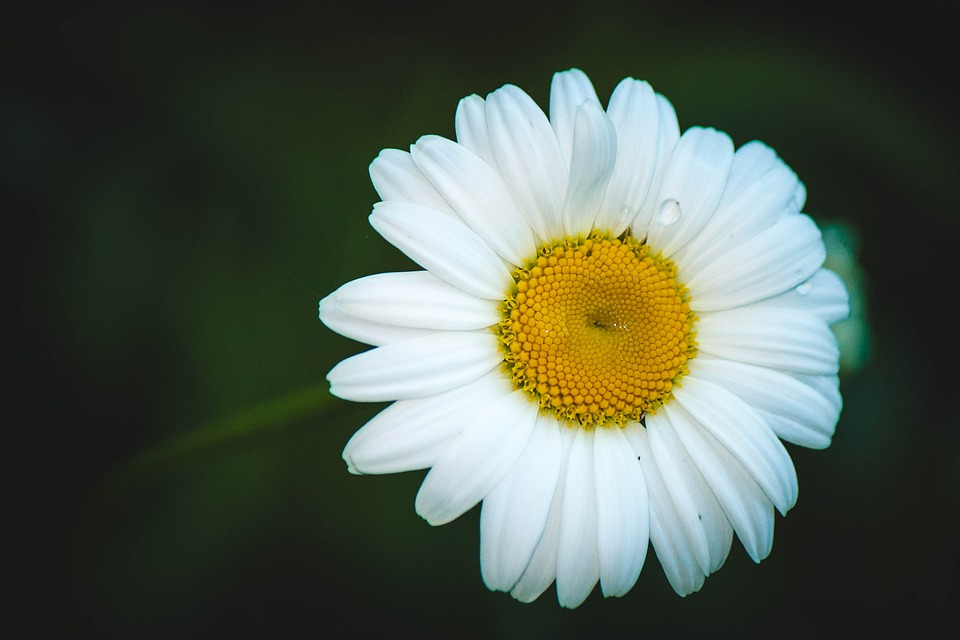
#> input picture 24-7-2020_IP_Task_Khushboo_Mundada/daisy_flower.jpg, 960 x 640 px, found by its file name
$ python TASK_IP_2.py
#> lines starting #> are read from the running program, lines starting #| are printed output that depends on the picture; after the words box and inside, x2 and y2 are one past the last pixel; in counts of white or black regions, pixels touching at a corner belong together
import cv2
import numpy as np
image=cv2.imread(r"C:\Users\suyash  gandhi\Desktop\daisy_flower.jpg")
#> image is the input picture: shape (640, 960, 3); mean B, G, R 78.5, 91, 81.4
flower=cv2.resize(image,(512,512))
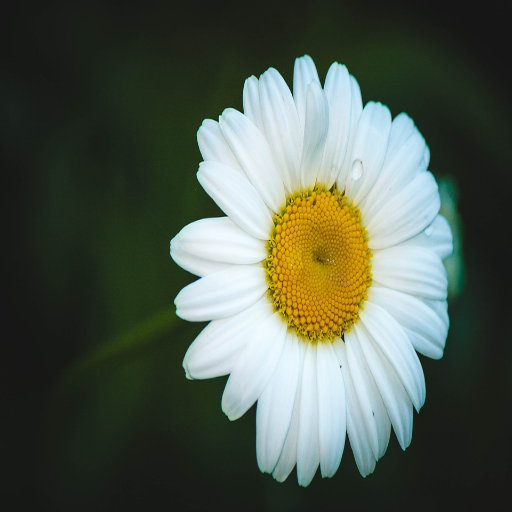
#> flower: shape (512, 512, 3); mean B, G, R 78.5, 90.9, 81.4
dst=cv2.imread(r"C:\Users\suyash  gandhi\Desktop\gaus.jpg")
bgrl=np.array([90,0,120],np.uint8)
bgrh=np.array([215,255,255],np.uint8)
daisy=cv2.resize(image,(480,500))
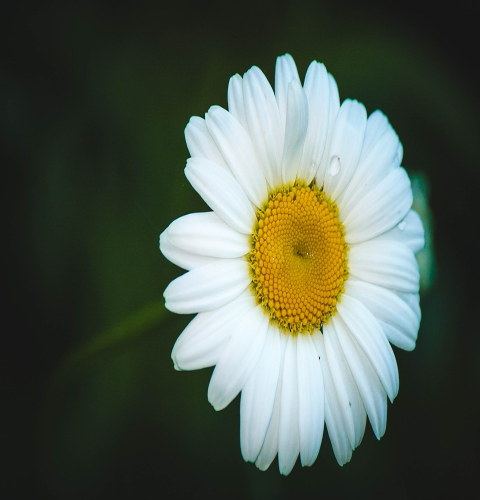
#> daisy: shape (500, 480, 3); mean B, G, R 78.4, 90.9, 81.3

mask=cv2.inRange(flower,bgrl,bgrh)
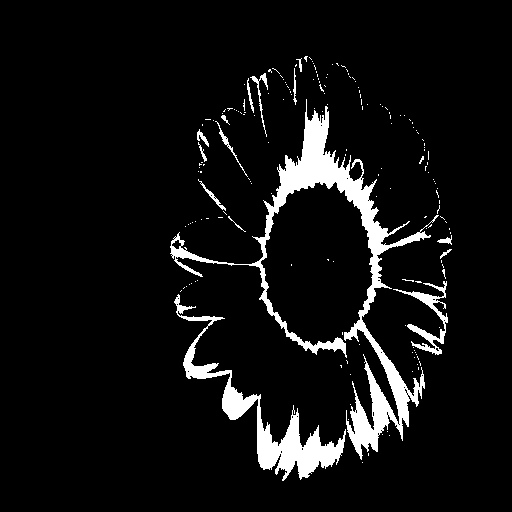
#> mask: shape (512, 512); 6.7% white; 177 white regions (162 under 20 px), largest, box (x1, y1, x2, y2) and area: (170, 99, 439, 460) 10672, (174, 294, 346, 481) 4765, (393, 281, 448, 355) 905

kernel=np.array(([1,2,3],[4,5,6],[7,8,9]),np.uint8)
filter2d=cv2.filter2D(mask,-1,kernel)
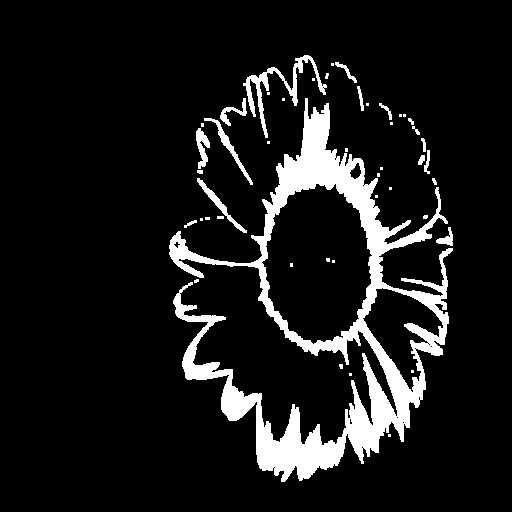
#> filter2d: shape (512, 512); 10.1% white; 46 white regions (27 under 20 px), largest, box (x1, y1, x2, y2) and area: (169, 98, 453, 482) 22899, (243, 55, 327, 138) 1172, (204, 118, 253, 185) 382
Average=cv2.blur(mask,(5,5))
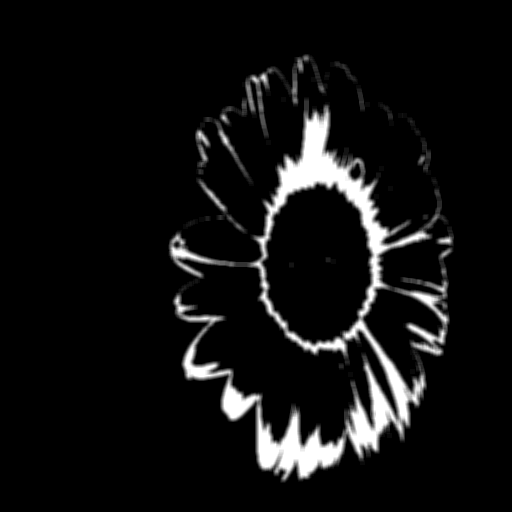
#> Average: shape (512, 512); min 0, max 255, mean 17.2
median=cv2.medianBlur(mask,5)
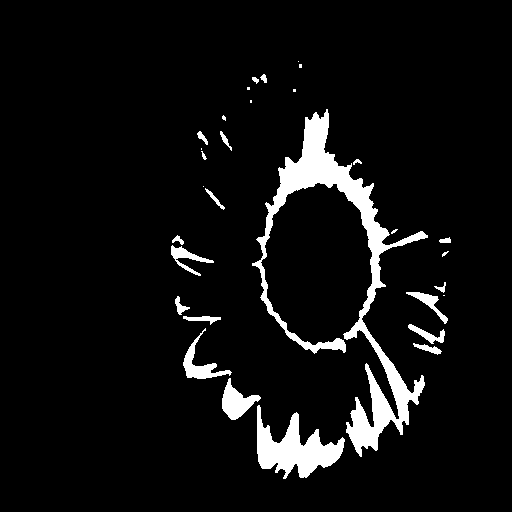
#> median: shape (512, 512); 6.2% white; 31 white regions (11 under 20 px), largest, box (x1, y1, x2, y2) and area: (252, 109, 428, 457) 9927, (257, 405, 345, 479) 2992, (222, 378, 261, 420) 767
gaus=cv2.GaussianBlur(mask,(5,5),10)
bilateral=cv2.bilateralFilter(mask,5,111,111)
image=cv2.rectangle(daisy,(5,340),(160,510),(0,0,0),-1)
#> image: shape (500, 480, 3)
image=cv2.putText(daisy,"Daisy",(0,450),cv2.FONT_HERSHEY_DUPLEX,2,(255,255,255),1,cv2.LINE_AA)
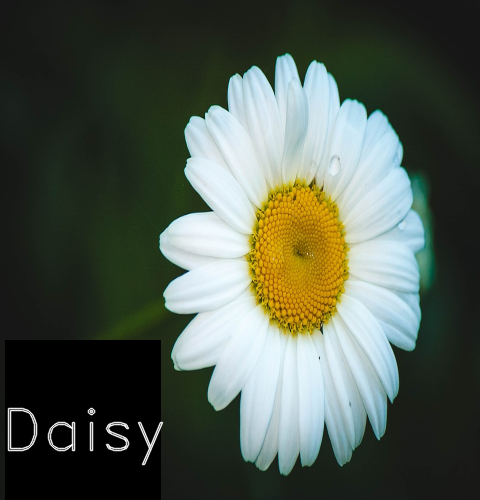
#> image: shape (500, 480, 3); mean B, G, R 77.2, 88.7, 79.8
cv2.imshow("Flower_POT",daisy)
cv2.imshow("Original",image)
cv2.imshow("Masked",mask)
cv2.imshow("Average",Average)
cv2.imshow("Filter-2d",filter2d)
cv2.imshow("Median",median)
cv2.imshow("Gausian",gaus)
cv2.imshow("Bilateral",bilateral)


Average=cv2.rectangle(Average,(384,0),(510,128),(0,0,255),-1) #topleft and bottom left
#> Average: shape (512, 512); 0.09% of pixels changed, all inside (x1, y1, x2, y2) = (384, 104, 419, 129)
cv2.imwrite(r"C:\Users\suyash  gandhi\Desktop\Average.jpg",Average)
cv2.imwrite(r"C:\Users\suyash  gandhi\Desktop\filter2d.jpg",filter2d)
cv2.imwrite(r"C:\Users\suyash  gandhi\Desktop\Median.jpg",median)
cv2.imwrite(r"C:\Users\suyash  gandhi\Desktop\Gausian.jpg",gaus)
cv2.imwrite(r"C:\Users\suyash  gandhi\Desktop\Bilateral.jpg",bilateral)

cv2.waitKey(0)
cv2.destroyAllWindows()
